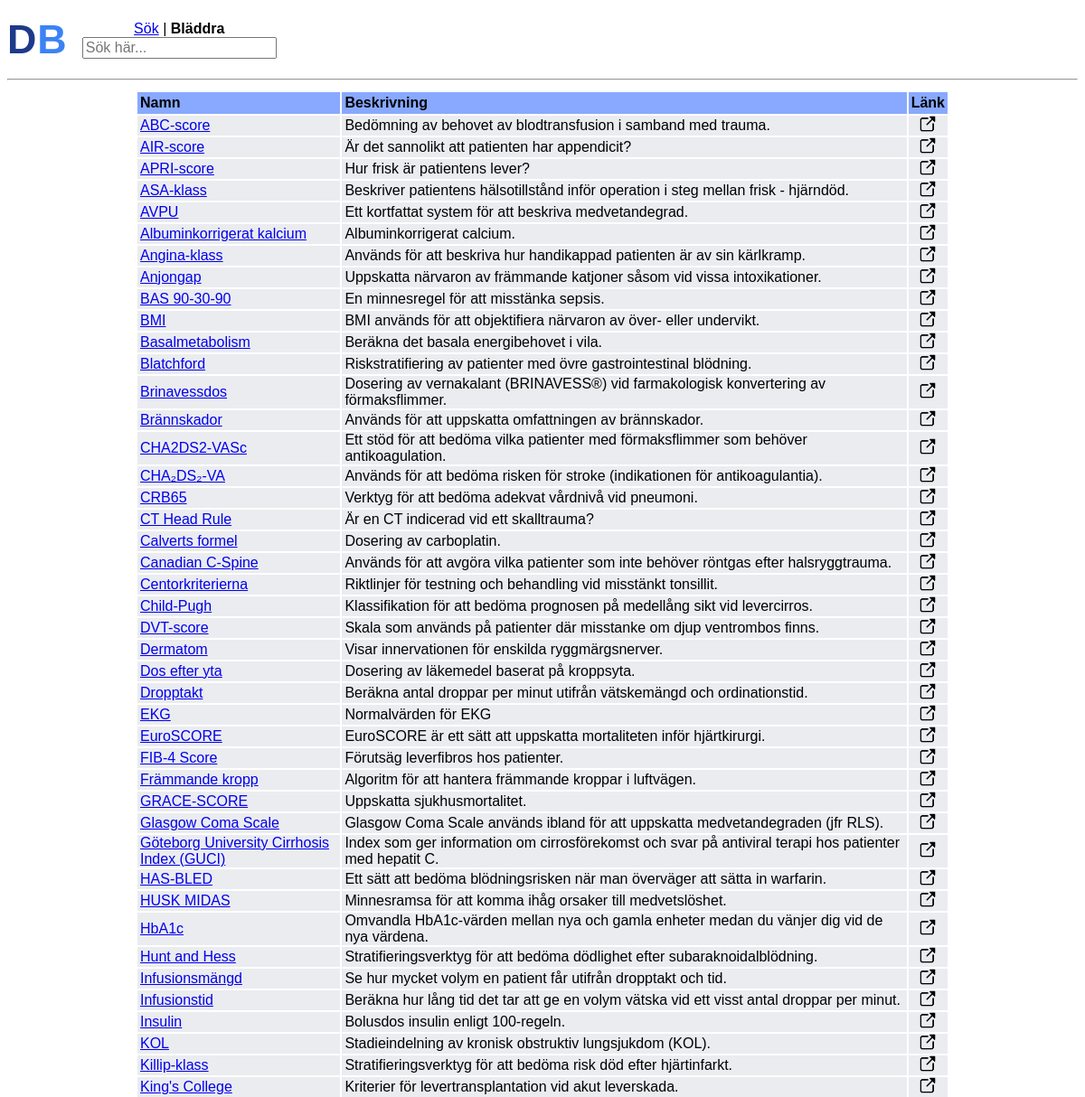
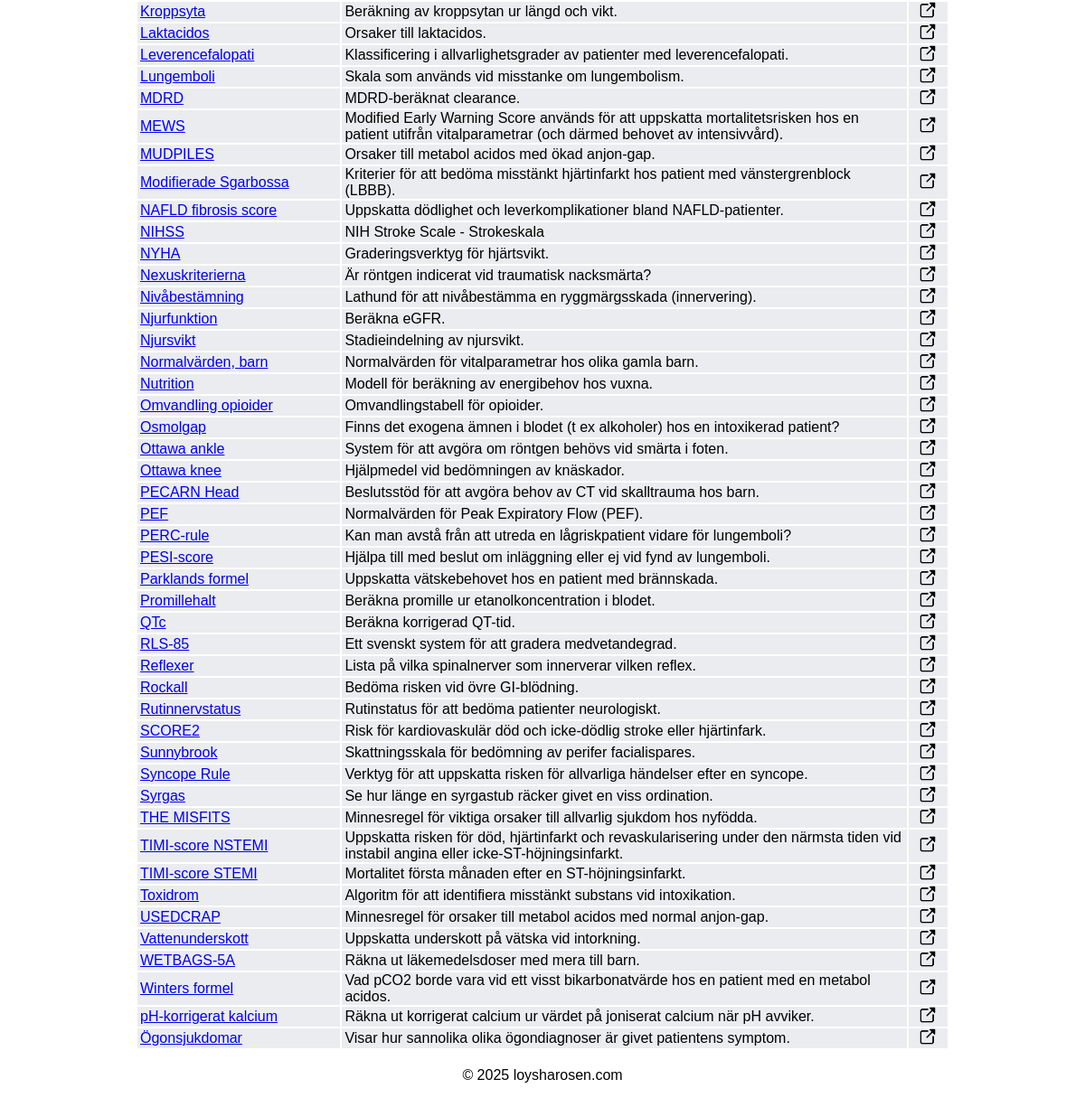
Page /b on the earlier database version (2 pictures, top to bottom).
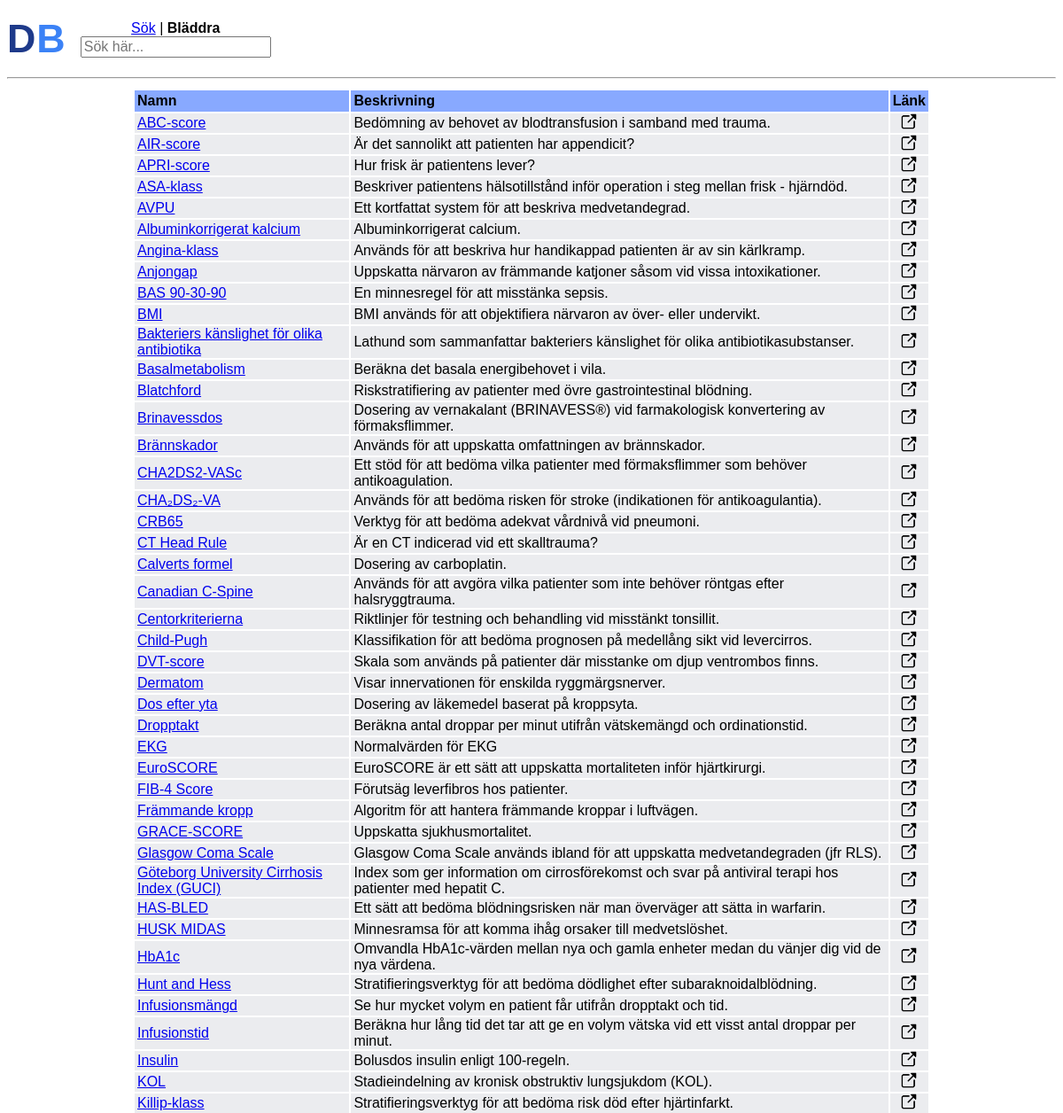
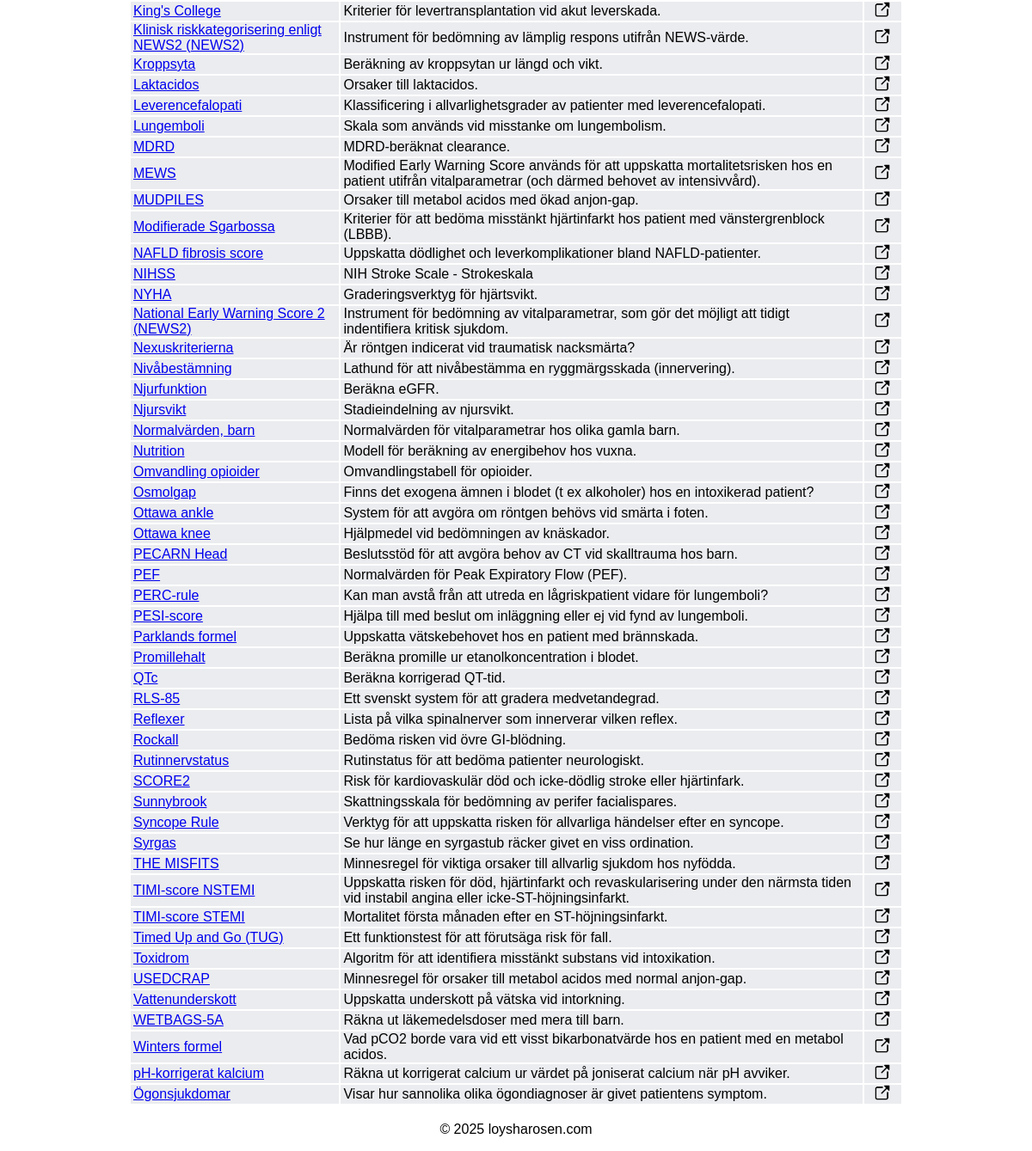
Same page on the later database version (2 pictures, top to bottom).
### tables this page shows
CREATE TABLE links (
    id INTEGER PRIMARY KEY AUTOINCREMENT,
    doc_id INTEGER NOT NULL,
    docbase_link TEXT,
    source_link TEXT,
    votes INTEGER DEFAULT 0,
    date_added TIMESTAMP DEFAULT CURRENT_TIMESTAMP,
    FOREIGN KEY (doc_id) REFERENCES docs(id) ON DELETE CASCADE
);

CREATE TABLE docs (
    id INTEGER PRIMARY KEY AUTOINCREMENT,
    name TEXT NOT NULL UNIQUE,
    abbreviation TEXT,
    description TEXT NOT NULL,
    keywords TEXT,
    date_added TIMESTAMP DEFAULT CURRENT_TIMESTAMP
);

### app.py (the view)
@app.route("/b")
def browse():
    conn = get_db_connection()
    docs = conn.execute(
        """SELECT t.*, l.docbase_link, l.source_link
           FROM docs t
           LEFT JOIN (
               SELECT doc_id, docbase_link, source_link
               FROM (
                   SELECT doc_id, docbase_link, source_link, votes, date_added,
                          ROW_NUMBER() OVER (PARTITION BY doc_id ORDER BY votes DESC, date_added ASC) as rn
                   FROM links
               ) ranked
               WHERE rn = 1
           ) l ON t.id = l.doc_id
           ORDER BY t.name""",
    ).fetchall()
    conn.close()
    return render_template("browse.html", docs=docs)

### app.py (called while the page is built)
def get_db_connection():
    conn = sqlite3.connect("docbase.db")
    conn.row_factory = sqlite3.Row
    return conn

### templates/browse.html (shortened to what this page needs)
{% extends "base.html" %}
{% block body %}
    <header class="search-header">
        <div class="text-logo">
            <a href="{{ url_for('index') }}" class="logo"><span class="doc">D</span><span class="base">B</span></a>
        </div>
        <div class="search-bar">
            <p><a href="{{ url_for('search') }}">Sök</a> | <strong>Bläddra</strong></p>
            <form action="/s" method="get">
                <input class="q" autocomplete="off" autofocus name="q" placeholder="Sök här..." type="search">
            </form>
        </div>
    </header>
    <main>
        <hr>
        <div class="search-results-container">
            <table class="search-results">
                <tr>
                    <th>Namn</th>
                    <th>Beskrivning</th>
                    <th>Länk</th>
                </tr>
            {% for doc in docs %}
                <tr>
                    <td>
                        <a href="{{ url_for('show_detail', id=doc['id'], from=request.args.get('q', '')) }}">
                            {{ doc["name"] }}
                            {% if doc.abbreviation %}
                                ({{ doc["abbreviation"] }})
                            {% endif %}
                            </a>
                    </td>
                    <td>
                        {{ doc["description"] }}
                    </td>
                    <td class="link">
                        {% if doc.docbase_link %}
                        <a href="static/files/{{ doc.docbase_link }}" target="_blank">
                            <img class="open-file" src="static/img/open-file.png">
                        </a>
                        {% elif doc.source_link %}
                        <a href="{{ doc.source_link }}" target="_blank">
                            <img class="open-file" src="static/img/open-file.png">
                        </a>
                        {% endif %}
                    </td>
                </tr>
            {% endfor %}
            </table>
        </div>
    </main>
{% endblock %}

### templates/base.html (shortened to what this page needs)
<!DOCTYPE html>
<html lang="sv">
    <head>
        <link href="static/style.css" rel="stylesheet">
    </head>
    <body>
        {% block body %}
        {% endblock %}
        <footer>
            <p>&copy; <span class="copy-year"></span> loysharosen.com</p>
        </footer>
    </body>
</html>

### static/style.css (style rules this page uses)
html { font-family: Arial, Helvetica, sans-serif; }
.text-logo { font-family: 'Arial', sans-serif; font-size: 2.8em; font-weight: bold; color: #2563eb; padding: 10px 0; letter-spacing: 1px; }
.text-logo .doc { color: #1e3a8a; }
.text-logo .base { color: #3b82f6; }
.logo { text-decoration: none; }
.search-results-container { display: flex; justify-content: center; align-items: center; }
.search-results { padding: 0; margin: 10px; gap: 0.5em; text-align: left; margin: 3px; max-width: 900px; }
.open-file { width: 18px; }
.search-header { display: flex; align-items: center; gap: 1em; }
th { padding: 3px; background-color: rgb(136, 169, 255); }
.q { max-width: 300px; font-size: 16px; }
.search-bar p { margin: 0; text-align: center; }
tr { background-color: rgba(227, 229, 233, 0.715) }
td { padding: 0 3px; }
td.link { text-align: center !important; vertical-align: middle; }
footer { text-align: center; }

Differences in the rows shown:
added links: name "Bakteriers känslighet för olika antibiotika", description "Lathund som sammanfattar bakteriers känslighet för olika antibiotikasubstanser."
added links: name "Klinisk riskkategorisering enligt NEWS2", abbreviation "NEWS2", description "Instrument för bedömning av lämplig respons utifrån NEWS-värde."
added links: name "National Early Warning Score 2", abbreviation "NEWS2", description "Instrument för bedömning av vitalparametrar, som gör det möjligt att tidigt indentifiera kritisk sjukdom."
added links: name "Timed Up and Go", abbreviation "TUG", description "Ett funktionstest för att förutsäga risk för fall."
